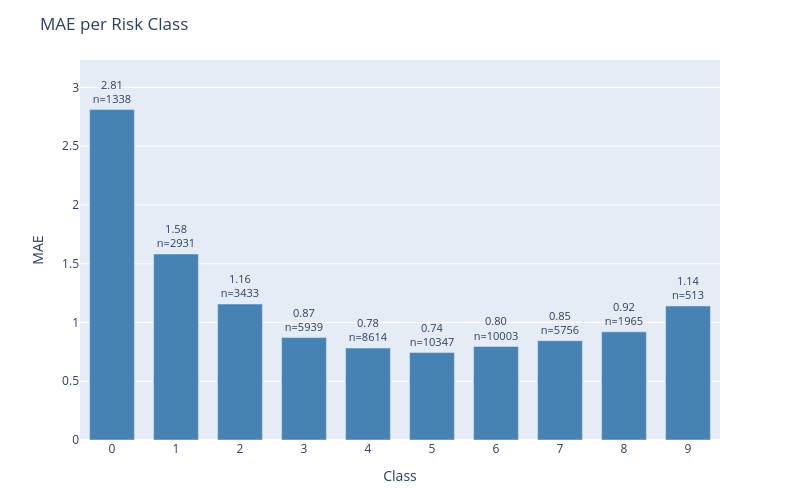

Notebook code cell kept with this figure:
### Code cell
plot_error_by_group(
    df=results_test,
    y_true_col='actual',
    y_pred_col='prediction',
    group_by='class',
    metric='mae',
    title='MAE per Risk Class'
)

### Figure 1 — Plotly figure (JSON) as saved in the notebook; plotly's stock layout.template omitted (floating-point values rounded to 4 significant figures)
{"data": [{"marker": {"color": "steelblue"}, "text": ["2.81<br>n=1338", "1.58<br>n=2931", "1.16<br>n=3433", "0.87<br>n=5939", "0.78<br>n=8614", "0.74<br>n=10347", "0.80<br>n=10003", "0.85<br>n=5756", "0.92<br>n=1965", "1.14<br>n=513"], "textposition": "outside", "type": "bar", "x": ["0", "1", "2", "3", "4", "5", "6", "7", "8", "9"], "y": [2.812, 1.583, 1.157, 0.8717, 0.7823, 0.7438, 0.7965, 0.8452, 0.9201, 1.14]}], "layout": {"bargap": 0.3, "height": 500, "margin": {"b": 60, "t": 60}, "title": {"text": "MAE per Risk Class"}, "uniformtext": {"minsize": 8, "mode": "hide"}, "width": 800, "xaxis": {"title": {"text": "Class"}}, "yaxis": {"range": [0, 3.233], "title": {"text": "MAE"}}}}
